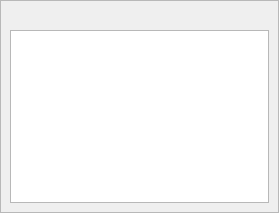
<?xml version="1.0" encoding="UTF-8"?>
<ui version="4.0">
 <class>SeriesSelection</class>
 <widget class="QScrollArea" name="SeriesSelection">
  <property name="geometry">
   <rect>
    <x>0</x>
    <y>0</y>
    <width>279</width>
    <height>213</height>
   </rect>
  </property>
  <property name="windowTitle">
   <string>Series Selector</string>
  </property>
  <property name="widgetResizable">
   <bool>true</bool>
  </property>
  <widget class="QWidget" name="scrollAreaWidgetContents">
   <property name="geometry">
    <rect>
     <x>0</x>
     <y>0</y>
     <width>277</width>
     <height>211</height>
    </rect>
   </property>
   <layout class="QGridLayout" name="gridLayout">
    <item row="1" column="0">
     <widget class="QListView" name="listView"/>
    </item>
    <item row="0" column="0">
     <widget class="QLabel" name="label_dcmDir">
      <property name="text">
       <string/>
      </property>
     </widget>
    </item>
   </layout>
  </widget>
 </widget>
 <resources/>
 <connections/>
</ui>
